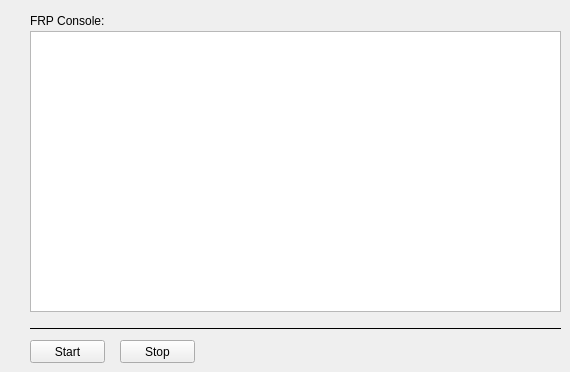
    <widget class="QWidget" name="tabFRP">
     <attribute name="title">
      <string>FRP Console</string>
     </attribute>
     <widget class="Line" name="line_9">
      <property name="geometry">
       <rect>
        <x>30</x>
        <y>320</y>
        <width>531</width>
        <height>16</height>
       </rect>
      </property>
      <property name="frameShadow">
       <enum>QFrame::Plain</enum>
      </property>
      <property name="orientation">
       <enum>Qt::Horizontal</enum>
      </property>
     </widget>
     <widget class="QTextBrowser" name="OutFrp">
      <property name="geometry">
       <rect>
        <x>30</x>
        <y>31</y>
        <width>531</width>
        <height>281</height>
       </rect>
      </property>
     </widget>
     <widget class="QPushButton" name="btnFrpStart">
      <property name="geometry">
       <rect>
        <x>30</x>
        <y>340</y>
        <width>75</width>
        <height>23</height>
       </rect>
      </property>
      <property name="text">
       <string>Start</string>
      </property>
     </widget>
     <widget class="QPushButton" name="btnFrpStop">
      <property name="geometry">
       <rect>
        <x>120</x>
        <y>340</y>
        <width>75</width>
        <height>23</height>
       </rect>
      </property>
      <property name="text">
       <string>Stop</string>
      </property>
     </widget>
     <widget class="QLabel" name="label_11">
      <property name="geometry">
       <rect>
        <x>30</x>
        <y>10</y>
        <width>171</width>
        <height>21</height>
       </rect>
      </property>
      <property name="text">
       <string>FRP Console:</string>
      </property>
     </widget>
    </widget>
